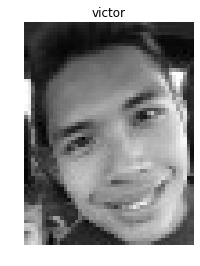
#> input picture CMSE-202/HW2 - Facial Recognition/me.png, 200 x 266 px
$ python resizer.py me.png   (older library calls are emulated)
#> lines starting #> are read from the running program, lines starting #| are printed output that depends on the picture
import PIL
from PIL import Image

import sys

img = Image.open(sys.argv[1])
#> img is the input picture: PIL image 200x266 RGBA; mean R, G, B, A 150.6, 150.6, 150.6, 182.1
img = img.resize((47, 62), PIL.Image.ANTIALIAS)
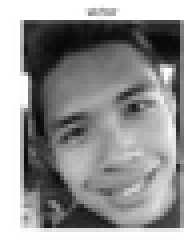
#> img: PIL image 47x62 RGBA (shown 4 times larger); mean R, G, B, A 82.9, 82.9, 82.9, 182; transparent parts drawn white
img.save(sys.argv[1])
